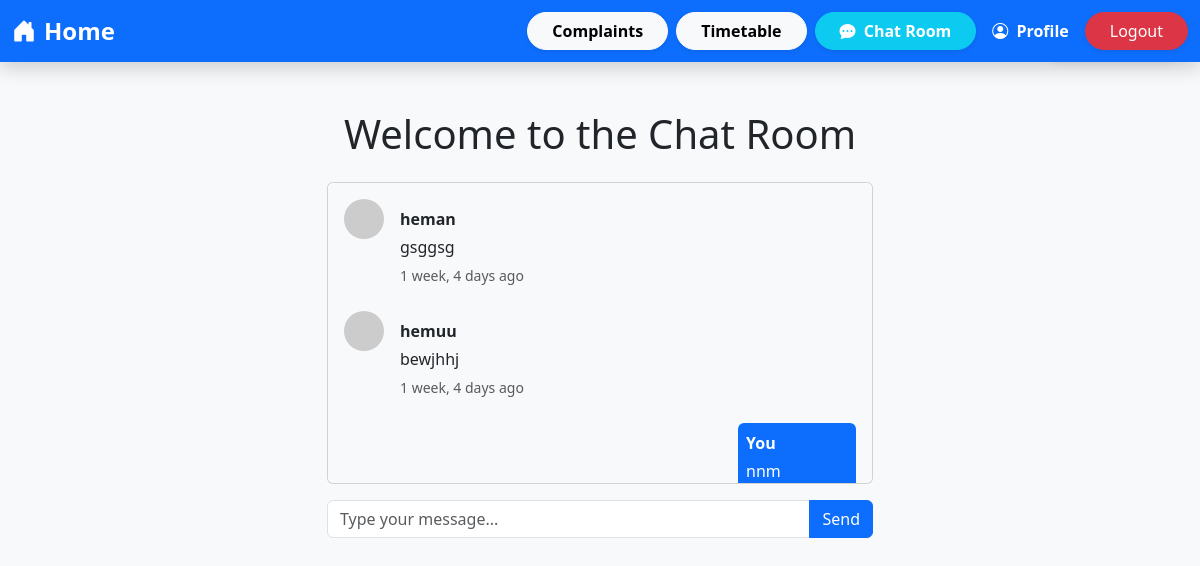
Screenshot of /chatrooms/ (signed in) with the database file from the repository.
### chatroom/models.py (models this page shows, shortened)
class Chats(models.Model):
    user = models.ForeignKey(User, on_delete=models.CASCADE)
    message = models.TextField()
    created = models.DateTimeField(default=now, blank=True)

### chatroom/views.py (the view, shortened to what this page needs)
# urls.py: path('',views.view_chatroom,name='index'),
@login_required
def view_chatroom(request):
    chats = Chats.objects.all()
    context = {'chats': chats}
    return render(request, 'chatroom/index.html', context)

### chatroom/templates/chatroom/index.html (shortened to what this page needs)
{% extends 'base.html' %}
{% block content %}
<div class="container my-5">
    <div class="row justify-content-center">
        <div class="col-md-6">
            <h1 class="text-center mb-4">Welcome to the Chat Room</h1>
            <div class="card">
                <div class="card-body chat-box p-3" id="chatList">
                    {% for chat in chats %}
                        <div class="d-flex
                            {% if chat.user == request.user %}justify-content-end{% else %}justify-content-start{% endif %}
                            align-items-start mb-3">
                            {% if chat.user != request.user %}
                                <img src="https://via.placeholder.com/40"
                                     class="rounded-circle me-2" alt="{{ chat.user.username }}">
                            {% endif %}
                            <div class="chat-bubble {% if chat.user == request.user %}bg-primary text-white{% else %}bg-light{% endif %} p-2 rounded">
                                <strong class="d-block mb-1">
                                    {% if chat.user == request.user %}You{% else %}{{ chat.user.username }}{% endif %}
                                </strong>
                                <p class="mb-1">{{ chat.message }}</p>
                                <small class="text-muted">{{ chat.created|timesince }} ago</small>
                            </div>
                        </div>
                    {% empty %}
                        <p class="text-center text-muted">No messages yet. Start the conversation!</p>
                    {% endfor %}
                </div>
            </div>
            <form method="POST" class="mt-3" onsubmit="postChatMessage(event)">
                <div class="input-group">
                    <input type="text" name="message" id="messageInput"
                           class="form-control" placeholder="Type your message..." autocomplete="off" required>
                    <button type="submit" class="btn btn-primary">Send</button>
                </div>
            </form>
        </div>
    </div>
</div>
{% endblock %}

### templates/base.html (style rules this page uses)
:root { --bg-color: #f8f9fa; --text-color: #212529; --primary-gradient: linear-gradient(135deg, #007bff, #6610f2); }
body { background: var(--bg-color); color: var(--text-color); transition: background 0.4s ease, color 0.4s ease; font-family: "Segoe UI", sans-serif; }

### chatroom/templates/chatroom/index.html (style rules this page uses)
.chat-box { max-height: 300px; overflow-y: auto; background-color: #f8f9fa; border-radius: 8px; }
.chat-bubble { max-width: 70%; word-wrap: break-word; }
.bg-primary { color: white; }
.justify-content-end .chat-bubble { border-bottom-right-radius: 0; }
.justify-content-start .chat-bubble { border-bottom-left-radius: 0; }
.rounded-circle { width: 40px; height: 40px; object-fit: cover; }

### rows the page displays
Chats: user.username "heman", message "gsggsg", created "1 week, 4 days"
Chats: user.username "hemuu", message "bewjhhj", created "1 week, 4 days"
Chats: shows "You", message "nnm"
